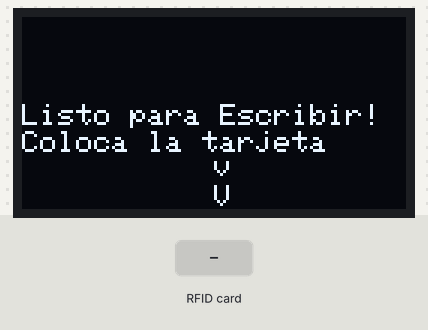
The sketch below on a simulated Arduino Uno, built with avr-gcc and run on an emulated ATmega328P. Shown: 128×64 one-colour display. Inputs (shaded band) come from the test bench. What the sketch prints to the serial monitor is not drawn.

Above: at 1.2 s.
1.3 s: RFID card 5E 7A 19 C4 held to the reader
Timing chart, 0 to 4.3 s (numbered marks = the images above; inputs shaded):
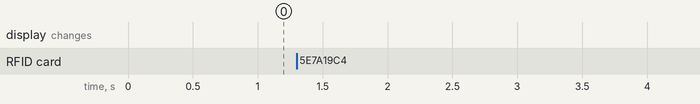

The sketch:

RFID_OLEDi2c.ino
```cpp
#if 0
#include <SPI.h>
#include <PN532_SPI.h>
#include <PN532.h>
#include <NfcAdapter.h>

PN532_SPI pn532spi(SPI, 10);
NfcAdapter nfc = NfcAdapter(pn532spi);
#else

#include <Wire.h>
#include <PN532_I2C.h>
#include <PN532.h>
#include <NfcAdapter.h>
#include <Adafruit_GFX.h>
#include <Adafruit_SSD1306.h>

#define SCREEN_WIDTH 128 // OLED display width, in pixels
#define SCREEN_HEIGHT 64 // OLED display height, in pixels

#define OLED_RESET     -1 // Reset pin # (or -1 if sharing Arduino reset pin)
#define SCREEN_ADDRESS 0x3C ///< See datasheet for Address; 0x3D for 128x64, 0x3C for 128x32
Adafruit_SSD1306 display(SCREEN_WIDTH, SCREEN_HEIGHT, &Wire, OLED_RESET);


PN532_I2C pn532_i2c(Wire);
NfcAdapter nfc = NfcAdapter(pn532_i2c);
#endif

void setup() {
  // SSD1306_SWITCHCAPVCC = generate display voltage from 3.3V internally
  if (!display.begin(SSD1306_SWITCHCAPVCC, SCREEN_ADDRESS)) {
    Serial.println(F("SSD1306 allocation failed"));
    for (;;); // Don't proceed, loop forever
  }
  Serial.begin(9600);
  Serial.println("NDEF Writer");
  nfc.begin();
  display.clearDisplay();
}

void loop() {
  display.clearDisplay();
  display.setTextSize(1);             // Normal 1:1 pixel scale
  display.setTextColor(SSD1306_WHITE);        // Draw white text
  display.setCursor(0, 29);            // Start at top-left corner
  display.println(F("Listo para Escribir!"));
  display.setCursor(0, 38);            // Start at top-left corner
  display.println(F("Coloca la tarjeta"));
  display.setCursor(64, 46);            // Start at top-left corner
  display.println(F("v"));
  display.setCursor(64, 56);            // Start at top-left corner
  display.println(F("V"));

  display.display();
  Serial.println("\nPlace a formatted Mifare Classic NFC tag on the reader.");
  if (nfc.tagPresent()) {
    NdefMessage message = NdefMessage();
    message.addUriRecord("https://www.facebook.com/Cronicasdeunmago");

    bool success = nfc.write(message);
    if (success) {
      display.clearDisplay();
      display.setTextSize(1);             // Normal 1:1 pixel scale
      display.setTextColor(SSD1306_WHITE);        // Draw white text
      display.setCursor(3, 32);            // Start at top-left corner
      display.println(F("Copiado Exitoso!"));
      display.display();
      Serial.println("Success. Try reading this tag with your phone.");
    } else {
      display.clearDisplay();
      display.setTextSize(1);             // Normal 1:1 pixel scale
      display.setTextColor(SSD1306_WHITE);        // Draw white text
      display.setCursor(0, 32);            // Start at top-left corner
      display.println(F("Proceso Fallido!"));
      display.display();
      Serial.println("Write failed.");
    }
  }
  delay(5000);
}
```
